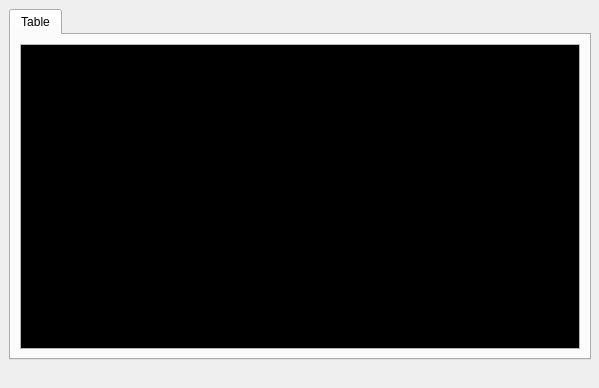
<?xml version="1.0" encoding="UTF-8"?>
<ui version="4.0">
 <class>Dialog</class>
 <widget class="QDialog" name="Dialog">
  <property name="geometry">
   <rect>
    <x>0</x>
    <y>0</y>
    <width>599</width>
    <height>388</height>
   </rect>
  </property>
  <property name="windowTitle">
   <string>dialog</string>
  </property>
  <widget class="QTabWidget" name="TabWidget">
   <property name="geometry">
    <rect>
     <x>9</x>
     <y>9</y>
     <width>582</width>
     <height>351</height>
    </rect>
   </property>
   <property name="currentIndex">
    <number>0</number>
   </property>
   <widget class="QWidget" name="tab">
    <property name="autoFillBackground">
     <bool>false</bool>
    </property>
    <property name="styleSheet">
     <string notr="true"/>
    </property>
    <attribute name="title">
     <string>Table</string>
    </attribute>
    <layout class="QGridLayout" name="gridLayout" columnstretch="1">
     <item row="0" column="0" rowspan="2">
      <widget class="QTextEdit" name="TextEdit1">
       <property name="palette">
        <palette>
         <active>
          <colorrole role="Text">
           <brush brushstyle="SolidPattern">
            <color alpha="255">
             <red>0</red>
             <green>255</green>
             <blue>0</blue>
            </color>
           </brush>
          </colorrole>
          <colorrole role="Base">
           <brush brushstyle="SolidPattern">
            <color alpha="255">
             <red>0</red>
             <green>0</green>
             <blue>0</blue>
            </color>
           </brush>
          </colorrole>
         </active>
         <inactive>
          <colorrole role="Text">
           <brush brushstyle="SolidPattern">
            <color alpha="255">
             <red>0</red>
             <green>255</green>
             <blue>0</blue>
            </color>
           </brush>
          </colorrole>
          <colorrole role="Base">
           <brush brushstyle="SolidPattern">
            <color alpha="255">
             <red>0</red>
             <green>0</green>
             <blue>0</blue>
            </color>
           </brush>
          </colorrole>
         </inactive>
         <disabled>
          <colorrole role="Text">
           <brush brushstyle="SolidPattern">
            <color alpha="255">
             <red>120</red>
             <green>120</green>
             <blue>120</blue>
            </color>
           </brush>
          </colorrole>
          <colorrole role="Base">
           <brush brushstyle="SolidPattern">
            <color alpha="255">
             <red>240</red>
             <green>240</green>
             <blue>240</blue>
            </color>
           </brush>
          </colorrole>
         </disabled>
        </palette>
       </property>
       <property name="font">
        <font>
         <pointsize>8</pointsize>
        </font>
       </property>
       <property name="readOnly">
        <bool>true</bool>
       </property>
      </widget>
     </item>
    </layout>
   </widget>
  </widget>
 </widget>
 <resources/>
 <connections/>
</ui>
